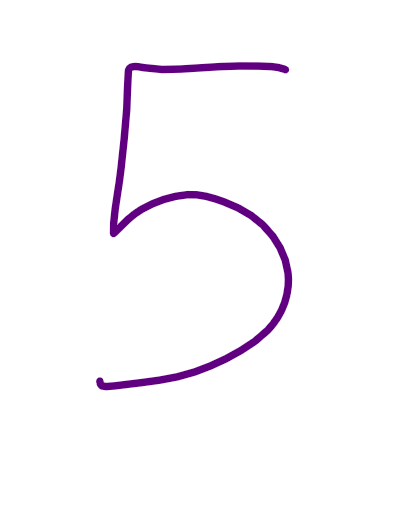
#> input picture chars/five3.jpg, 411 x 516 px
$ python recenter.py   (older library calls are emulated)
#> lines starting #> are read from the running program, lines starting #| are printed output that depends on the picture
### graphlib.py
import cv2
from matplotlib import pyplot as plt
import numpy as np, math
import imutils
from os import listdir
from os.path import isfile, join

"""Translate the graph such that the center (mean) of the graph is at (0,0)
		@param xcoords, ycoords: numpy arrays of coordinates
		@return tuple (xcoords, ycoords)
"""

hd = None


# [18 lines left out: functions originToCenter, getContourCenter, not called in this run]

blocksize = 99
constant = 10
contourPrecision = 0.05

def setBlocksize(b):
	global blocksize
	blocksize = b
def setConstant(c):
	global constant
	constant = c
def setContourPrecision(p):
	global contourPrecision
	contourPrecision = p


def getAdaptiveThresh(img):
	thresh = cv2.adaptiveThreshold(img, 255, cv2.ADAPTIVE_THRESH_MEAN_C, cv2.THRESH_BINARY_INV, blocksize, constant)
	return thresh

# [52 lines left out: functions getContours, getContourApproximation, approximateAllContours, getSingleContourApproximation, splitContoursCoords, getMaxContour and 1 more, not called in this run]


def cropImage(img, x1, y1, x2, y2):
	return img[y1:y2, x1:x2]


# [18 lines left out: functions cropAroundContour, equalizeScale, not called in this run]
"""

	#Determine which has max width. Scale up width of other one.
	if (im1.shape[1] > im2.shape[1]):	#Compare widths
		#Change the width of im2 to match im1
		# im1 = imutils.resize(im1, width = im2.shape[1])
		im1 = scaleImage(im1, width = im2.shape[1])
		print("scaling im1 width down")
	else:
		#Change the width of im1 to match im2
		# im2 = imutils.resize(im2, width = im1.shape[1])
		im2 = scaleImage(im2, width = im1.shape[1])
		print("Scaling im2 width down")

	#Determine which has max height. Scale up height of other one.
	if (im1.shape[0] > im2.shape[0]):	#Compare heights
		#Change the height of im1 to match im2
		# im1 = imutils.resize(im1, height = im2.shape[0])
		im1 = scaleImage(im1, height = im2.shape[0])
		print("Scaling im1 height down")
	else:
		#Change the height of im2 to match im1`
		# im2 = imutils.resize(im2, height = im1.shape[0])
		im2 = scaleImage(im2, height = im1.shape[0])
		print("Scaling im2 height down")
	#cv2.imshow("scales", np.hstack([im1, im2]))
	#cv2.waitKey()
	return (im1, im2)
"""

#TODO: Make this not disgustingly inefficient
# [22 lines left out: function getBestContours, not called in this run]

def blurImage(img, radius=21):
	return cv2.GaussianBlur(img, (radius, radius), 0)

# [5 lines left out: function scaleImage, not called in this run]

def setupHDComp():
	global hd
	hd = cv2.createHausdorffDistanceExtractor()

"""Get the Hausdorff Distance between the two contours"""
# [18 lines left out: function getHDDistance, not called in this run]

"""Vertically shift the contour by [shift], by modifying each point in the contour (go up by [shift] amount)"""
# [5 lines left out: function contourVerticalShift, not called in this run]

"""Horizontally shift the contour (go right by [shift] amount)"""
# [5 lines left out: function contourHorizontalShift, not called in this run]

"""Realign one of the contours such that its center (mean of all points) is at the same point as that of the other"""
# [8 lines left out: function alignContoursCenter, not called in this run]

def graph(x, y):
	plt.scatter(x, y)


class RefChar(object):
	file = ""
	identity = ""
	hd_val = None
	img = None
	img_orig = None

	# [4 lines left out: function __init__, not called in this run]

	def set_hd_val(self, val):
		self.hd_val = val
	def set_img(self, img, img_orig):
		self.img = img
		self.img_orig = img_orig

# [78 lines left out: functions getRefList, getMatchesFromImage, not called in this run]

### recenter.py
import graphlib as gl
import cv2
import imutils
from matplotlib import pyplot as plt

gl.setConstant(1)

im1 = cv2.imread("chars/five3.jpg", 0) #Import image as grayscale
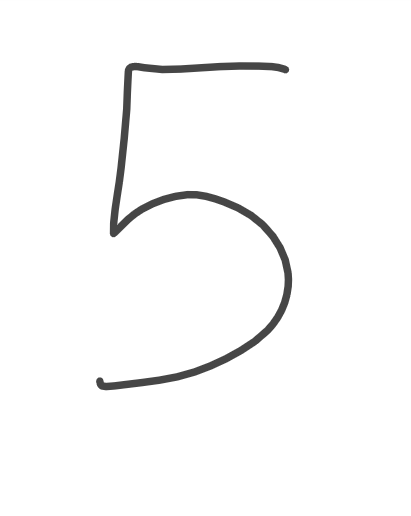
#> im1: shape (516, 411); min 70, max 255, mean 249.8
im1 = imutils.resize(im1, width = 400)
#> im1: shape (502, 400)
#> (the run stopped early here; a loop or call above may not have finished)
